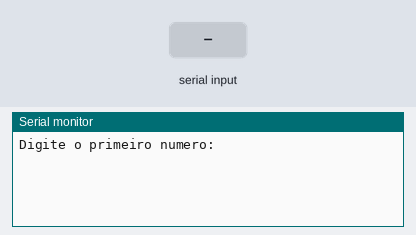
A sketch run on a simulated Arduino Uno, built with avr-gcc and run on an emulated ATmega328P. Parts: the last lines printed to the serial monitor. Inputs (shaded band) come from the test bench.

Above: at 1.2 s.
1.3 s: "90,45,200\n" received over Serial
At 2.2 s:
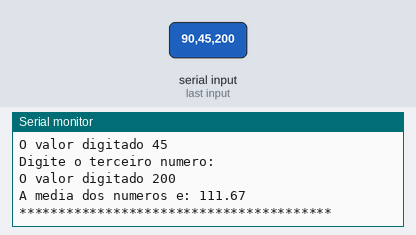
2.8 s: "30,150,10\n" received over Serial
At 3.5 s:
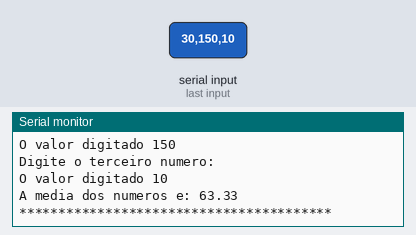
Timing chart, 0 to 5.8 s (numbered marks = the images above; inputs shaded):
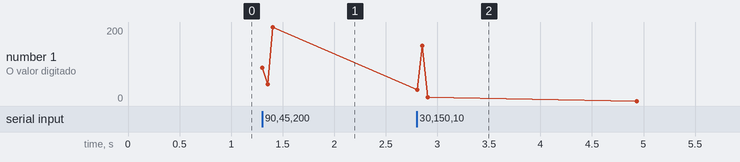

Measured:
- after the input at 1.3 s, the serial monitor: prints a new line at once (image 1)
- after the input at 2.8 s, the serial monitor: prints a new line at once (image 2)

The sketch:

average.ino
```cpp
void setup()
{
 Serial.begin(9600);
}

void loop()
{
  Serial.println("Digite o primeiro numero: ");
  while (!Serial.available()); // aguarda a entrada do usuario
  int num1 = Serial.parseInt(); // Le o valor digitado com string e converte para inteiro
  Serial.println("O valor digitado " + String(num1));

  Serial.println("Digite o segundo numero: ");
  while (!Serial.available()); // aguarda a entrada do usuario
  int num2 = Serial.parseInt(); // Le o valor digitado com string e converte para inteiro
  Serial.println("O valor digitado " + String(num2));

  Serial.println("Digite o terceiro numero: ");
  while (!Serial.available()); // aguarda a entrada do usuario
  int num3 = Serial.parseInt(); // Le o valor digitado com string e converte para inteiro
  Serial.println("O valor digitado " + String(num3));

  float media = (num1 + num2 + num3) / 3.0;
  Serial.print("A media dos numeros e: " + String(media));
  Serial.println("\n****************************************");

  delay(1000);


}
```
